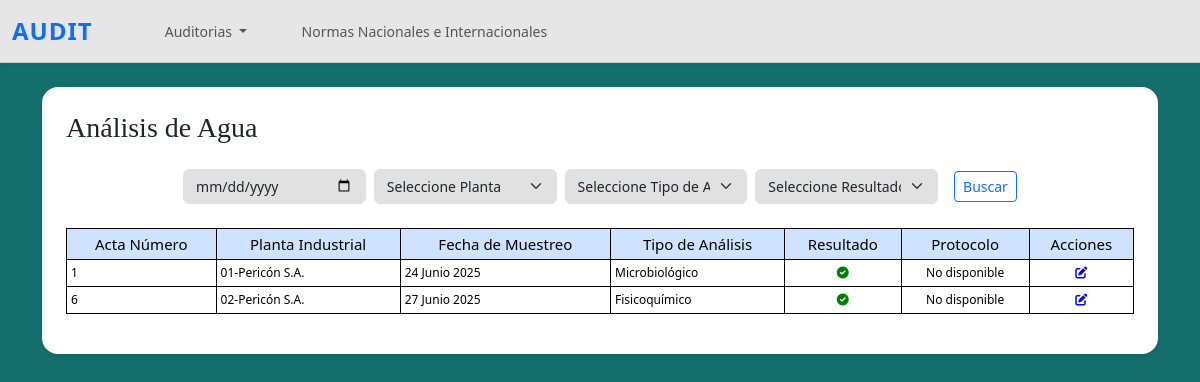
/listar_analisis_agua/, run on the app's committed database.
### questions/models.py (models this page shows, shortened)
class MuestraAgua(models.Model):
    planta_industrial = models.ForeignKey(PlantaIndustrial, on_delete=models.CASCADE)
    fecha_muestreo = models.DateField()
    lugar_muestreo = models.CharField(max_length=100)
    responsable = models.CharField(max_length=100)
    acta_numero = models.CharField(max_length=10)
    tipo_analisis = models.ForeignKey(TipoAnalisisAgua, on_delete=models.CASCADE)
    laboratorio = models.CharField(max_length=100)
    observaciones = models.TextField(blank=True, null=True)

class PlantaIndustrial(models.Model):
    nombre = models.CharField(max_length=100)
    localidadd = models.CharField(max_length=100)
    direccion = models.CharField(max_length=100)
    class Meta:
        ordering = ['nombre']

class TipoAnalisisAgua(models.Model):
    nombre = models.CharField(max_length=100)
    class Meta:
        ordering = ['nombre']

### questions/views.py (the view)
# urls.py: path('listar_analisis_agua/', listar_analisis, name='listar_analisis_agua'),
def listar_analisis(request):
    muestras = MuestraAgua.objects.all()
    resultados = ResultadoAnalisisAgua.objects.all()
    if request.method == "GET":
        fecha = request.GET.get('fecha')
        planta_id = request.GET.get('planta')
        tipo_analisis_id = request.GET.get('tipo_analisis')
        resultado = request.GET.get('resultado')
        if fecha:
            muestras = muestras.filter(fecha_muestreo=fecha)
        if planta_id:
            muestras = muestras.filter(planta_industrial_id=planta_id)
        if tipo_analisis_id:
            muestras = muestras.filter(tipo_analisis_id=tipo_analisis_id)
        if resultado:
            resultados_ids = ResultadoAnalisisAgua.objects.filter(resultado=resultado).values_list('acta_id', flat=True)
            muestras = muestras.filter(id__in=resultados_ids)
    paginator = Paginator(muestras, 10)  # 10 muestras por página
    page_number = request.GET.get('page')
    page_obj = paginator.get_page(page_number)
    plantas = PlantaIndustrial.objects.all()
    tipos_analisis = TipoAnalisisAgua.objects.all()
    context = {
        'muestras': muestras,
        'plantas': plantas,
        'tipos_analisis': tipos_analisis,
        'resultados': resultados,
    }
    return render(request, 'questions/listar_analisis_agua.html', context)

### questions/templates/questions/listar_analisis_agua.html (shortened to what this page needs)
{% extends 'questions/base.html' %}
{% load static %}
{% block content %}
<div style="background-color: #146e6c; min-height: 100vh">
  <div class="container py-4">
    <div class="bg-white p-4 rounded-4 shadow-sm">
      <h3 class="card-title mb-4" style="font-family: 'Times New Roman', Times, serif;">
        Análisis de Agua
      </h3>
      <div class="d-flex justify-content-center align-items-center mb-4">
        <form method="get" class="d-flex align-items-center">
          <div class="input-group me-2">
            <input
              type="date"
              name="fecha"
              class="form-control"
              placeholder="Fecha"
            />
          </div>
          <div class="input-group me-2">
            <select name="planta" class="form-select">
              <option value="">Seleccione Planta</option>
            </select>
          </div>
          <div class="input-group me-2">
            <select name="tipo_analisis" class="form-select">
              <option value="">Seleccione Tipo de Análisis</option>
            </select>
          </div>
          <div class="input-group me-2">
            <select name="resultado" class="form-select">
              <option value="">Seleccione Resultado</option>
            </select>
          </div>
          <button type="submit" class="btn btn-outline-primary btn-sm ms-2">Buscar</button>
        </form>
      </div>
      <div class="table-responsive">
        <table class="table table-bordered table-hover align-middle table-sm small">
          <thead class="table-primary text-center">
            <tr>
              <th>Acta Número</th>
              <th>Planta Industrial</th>
              <th>Fecha de Muestreo</th>
              <th>Tipo de Análisis</th>
              <th>Resultado</th>
              <th>Protocolo</th>
              <th>Acciones</th>
            </tr>
          </thead>
          <tbody>
            {% for muestra in muestras %}
            <tr>
              <td>{{ muestra.acta_numero }}</td>
              <td>{{ muestra.planta_industrial.nombre }}</td>
              <td>{{ muestra.fecha_muestreo }}</td>
              <td>{{ muestra.tipo_analisis.nombre }}</td>
              <td class="text-center">
                    {% with resultado=muestra.resultadoanalisisagua_set.first %}
                        {% if resultado %}
                            {% if resultado.resultado == 'A' %}
                                <i class="fas fa-check-circle" style="color: green;" title="Aceptable"></i>
                            {% elif resultado.resultado == 'NA' %}
                                <i class="fas fa-times-circle" style="color: red;" title="No Aceptable"></i>
                            {% endif %}
                        {% else %}
                            No disponible
                        {% endif %}
                    {% endwith %}
                </td>
              <td class="text-center">
                    {% with resultado=muestra.resultadoanalisisagua_set.first %}
                        {% if resultado.protocolo_pdf %}
                            <a href="{{ resultado.protocolo_pdf.url }}" target="_blank" class="text-decoration-none">
                                <div class="d-flex justify-content-center">
                                    <i class="bi bi-file-earmark-pdf" style="color: red;"></i>
                                </div>
                            </a>
                        {% else %}
                            No disponible
                        {% endif %}
                    {% endwith %}
                </td>
              <td class="text-center">
                <a href="{% url 'editar_muestra_agua' muestra.id %}" class="text-decoration-none" title="Editar">
                  <i class="fas fa-edit" style="color: blue;"></i>
                </a>
              </td>
            </tr>
            {% empty %}
            <tr>
              <td colspan="7" class="text-center">No se encontraron análisis.</td>
            </tr>
            {% endfor %}
          </tbody>
        </table>
      </div>
    </div>
  </div>
</div>
{% endblock %}

### static/css/estilos.css (style rules this page uses)
body { background-color: white }
.form-control { height: 35px; background-color: rgb(226, 225, 225); font-size: 14px; }
.form-select { height: 35px; background-color: rgb(226, 225, 225); font-size: 14px; }
table { width: 100%; }
thead tr th { font-size: 15px; font-weight: 400; text-align: center; }
tbody tr { font-size: 12px; margin-bottom: solid 2px black; }
.table th, .table td { border: 1px solid black; }

### data on the page
MuestraAgua: acta_numero "1", planta_industrial.nombre "01-Pericón S.A.", fecha_muestreo "24 Junio 2025", tipo_analisis.nombre "Microbiológico"
MuestraAgua: acta_numero "6", planta_industrial.nombre "02-Pericón S.A.", fecha_muestreo "27 Junio 2025", tipo_analisis.nombre "Fisicoquímico"
